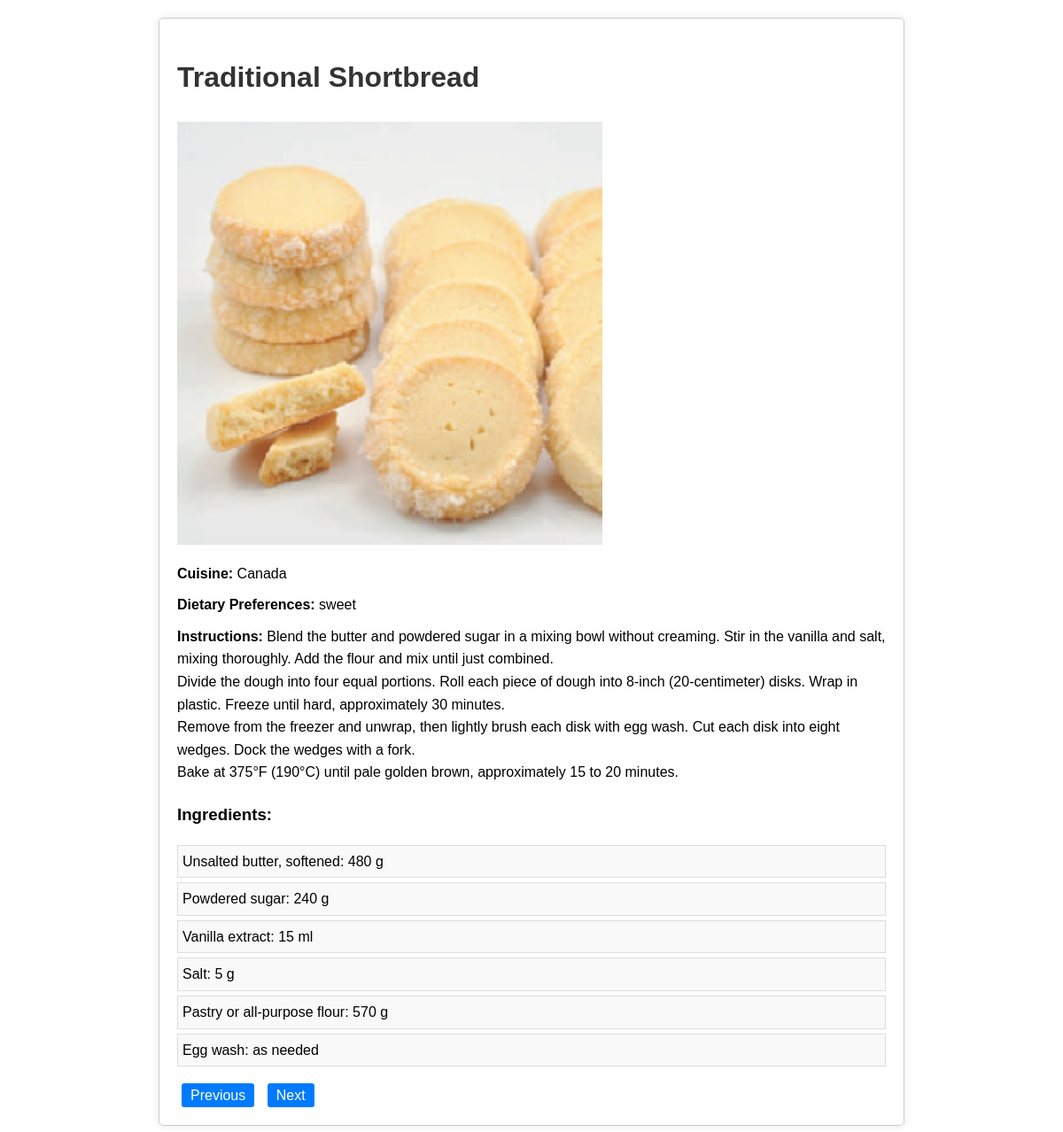
Page /home.php?id=2 on the committed database.
### tables this page shows
CREATE TABLE recipes (
    id INT NOT NULL AUTO_INCREMENT,
    user_id INT NOT NULL,
    title VARCHAR(100) NOT NULL,
    instructions TEXT NOT NULL,
    image_url VARCHAR(255),   
    cuisine VARCHAR(50),
    dietary_preferences VARCHAR(50),
    PRIMARY KEY (id)
);

CREATE TABLE recipe_ingredients (
    recipe_id INT NOT NULL,
    ingredient VARCHAR(100) NOT NULL,   
    amount VARCHAR(50) NOT NULL
);

### home.php (the view, shortened to what this page needs)
<?php
$host = 'localhost';
$db = 'grouptask';
$user = 'cst8285';
$password = 'password';
$mysqli = new mysqli($host, $user, $password, $db);
$currentId = isset($_GET['id']) ? (int)$_GET['id'] : 1;
$recipeStmt = $mysqli->prepare("SELECT id, title, instructions, image_url, cuisine, dietary_preferences FROM recipes WHERE id = ?");
$recipeStmt->bind_param("i", $currentId);
$recipeStmt->execute();
$recipe = $recipeStmt->get_result()->fetch_assoc();
$ingredientsStmt = $mysqli->prepare("SELECT ingredient, amount FROM recipe_ingredients WHERE recipe_id = ?");
$ingredientsStmt->bind_param("i", $currentId);
$ingredientsStmt->execute();
$ingredients = $ingredientsStmt->get_result();
$prevStmt = $mysqli->prepare("SELECT MAX(id) AS id FROM recipes WHERE id < ?");
$prevStmt->bind_param("i", $currentId);
$prevStmt->execute();
$prevId = $prevStmt->get_result()->fetch_assoc()['id'];
$nextStmt = $mysqli->prepare("SELECT MIN(id) AS id FROM recipes WHERE id > ?");
$nextStmt->bind_param("i", $currentId);
$nextStmt->execute();
$nextId = $nextStmt->get_result()->fetch_assoc()['id'];
?>
<!DOCTYPE html>
<html lang="en">
<head>
</head>
<body>
    <div class="recipe-container">
        <?php if ($recipe): ?>
            <div class="recipe-header">
                <h1><?php echo htmlspecialchars($recipe['title']); ?></h1>
                <img src="<?php echo htmlspecialchars($recipe['image_url']); ?>" alt="<?php echo htmlspecialchars($recipe['title']); ?>">
            </div>
            <div class="recipe-details">
                <p><strong>Cuisine:</strong> <?php echo htmlspecialchars($recipe['cuisine']); ?></p>
                <p><strong>Dietary Preferences:</strong> <?php echo htmlspecialchars($recipe['dietary_preferences']); ?></p>
                <p><strong>Instructions:</strong> <?php echo nl2br(htmlspecialchars($recipe['instructions'])); ?></p>
            </div>
            <div class="ingredients">
                <h3>Ingredients:</h3>
                <ul>
                    <?php while ($ingredient = $ingredients->fetch_assoc()): ?>
                        <li><?php echo htmlspecialchars($ingredient['ingredient']); ?>: <?php echo htmlspecialchars($ingredient['amount']); ?></li>
                    <?php endwhile; ?>
                </ul>
            </div>
            <div class="pagination">
                <?php if ($prevId): ?>
                    <a href="?id=<?php echo $prevId; ?>">Previous</a>
                <?php endif; ?>
                <?php if ($nextId): ?>
                    <a href="?id=<?php echo $nextId; ?>">Next</a>
                <?php endif; ?>
            </div>
        <?php else: ?>
            <p>Recipe not found.</p>
        <?php endif; ?>
    </div>
</body>
</html>

### home.php (style rules this page uses)
body { font-family: Arial, sans-serif; margin: 20px; line-height: 1.6; }
h1 { color: #333; }
.recipe-container { max-width: 800px; margin: auto; border: 1px solid #ccc; padding: 20px; border-radius: 5px; box-shadow: 0 0 10px rgba(0, 0, 0, 0.1); }
.recipe-header img { max-width: 100%; height: auto; }
.recipe-details p { margin: 10px 0; }
.ingredients { margin: 20px 0; }
.ingredients ul { list-style-type: none; padding: 0; }
.ingredients li { background: #f9f9f9; padding: 5px; margin-bottom: 5px; border: 1px solid #ddd; }
.pagination a { margin: 0 5px; text-decoration: none; padding: 5px 10px; background: #007bff; color: white; border-radius: 3px; }

### rows in the picture
recipes: title "Traditional Shortbread", image_url (picture), cuisine "Canada", dietary_preferences "sweet", instructions "Blend the butter and powdered sugar in a mixing bowl without creaming. Stir in the vanilla and salt, mixing thoroughly. Add the flour and mix until just combined. Divide the dough into four equal portions. Roll each piece of dough into 8-inch (20-centimeter) disks. Wrap in plastic. Freeze until hard, approximately 30 minutes. Remove from the freezer and unwrap, then lightly brush each disk with egg wash. Cut each disk into eight wedges. Dock the wedges with a fork. Bake at 375°F (190°C) until pale golden brown, approximately 15 to 20 minutes."
recipe_ingredients: ingredient "Unsalted butter, softened", amount "480 g"
recipe_ingredients: ingredient "Powdered sugar", amount "240 g"
recipe_ingredients: ingredient "Vanilla extract", amount "15 ml"
recipe_ingredients: ingredient "Salt", amount "5 g"
recipe_ingredients: ingredient "Pastry or all-purpose flour", amount "570 g"
recipe_ingredients: ingredient "Egg wash", amount "as needed"
